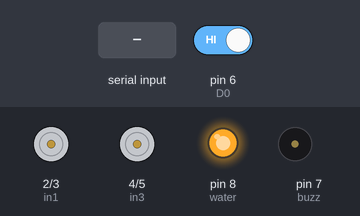
The sketch below on a simulated Arduino Uno, built with avr-gcc and run on an emulated ATmega328P. On the bench: motor-driver pin pairs drawn as motors (green arrow = first pin HIGH = forward, orange = second pin HIGH = backward, longer = more drive), output pins drawn as LEDs (lit = HIGH), buzzer (waves = sounding). The test bench sets the inputs (shaded band); at power-on: pin 6 (D0) HIGH. Pins used as bus, display or sensor lines are not drawn; what the sketch prints to the serial monitor is not drawn.

Above: at 1.2 s.
1.3 s: pin 6 (D0) driven LOW
At 2.0 s:
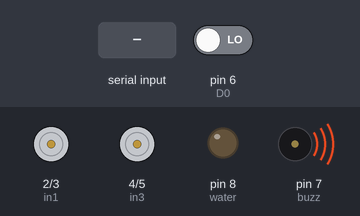
2.8 s: "F" received over Serial
At 3.1 s:
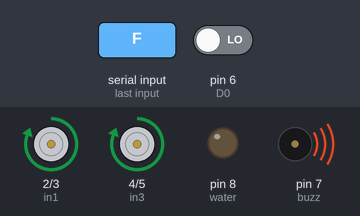
4.3 s: "B" received over Serial
At 5.4 s:
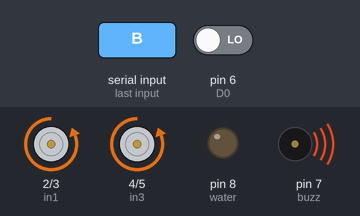
5.8 s: "L" received over Serial
At 6.5 s:
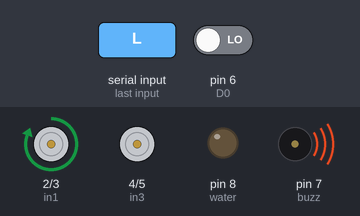
7.3 s: pin 6 (D0) driven HIGH
At 7.8 s:
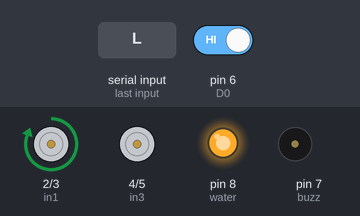
9.0 s: "R" received over Serial
At 10.2 s:
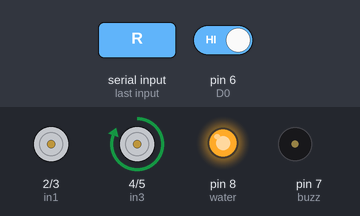
Timing chart, 0 to 11.5 s (numbered marks = the images above; inputs shaded):
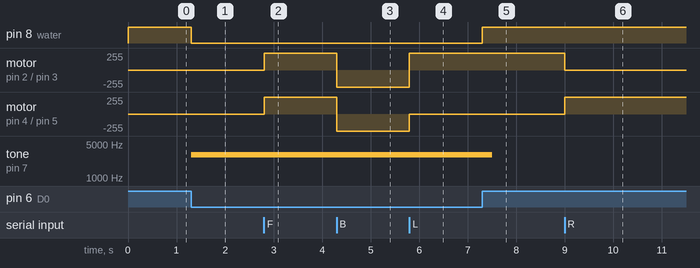

Measured:
- after the input at 1.3 s, pin 8 (water): HIGH → LOW at once; tone on pin 7 (buzz): silent → 3000 Hz at once
- after the input at 2.8 s, motor on pin 2 (in1) / pin 3 (in2), motor on pin 4 (in3) / pin 5 (in4): stopped → forward 255/255 at once
- after the input at 4.3 s, motor on pin 2 (in1) / pin 3 (in2), motor on pin 4 (in3) / pin 5 (in4): forward 255/255 → backward 255/255 at once
- after the input at 5.8 s, motor on pin 2 (in1) / pin 3 (in2): backward 255/255 → forward 255/255 at once; motor on pin 4 (in3) / pin 5 (in4): backward 255/255 → stopped at once
- after the input at 7.3 s, pin 8 (water): LOW → HIGH at once; tone on pin 7 (buzz): 3000 Hz → silent after 0.20 s
- after the input at 9.0 s, motor on pin 2 (in1) / pin 3 (in2): forward 255/255 → stopped at once; motor on pin 4 (in3) / pin 5 (in4): stopped → forward 255/255 at once

The sketch:

car.ino
```cpp
const int in1 = 2;
const int in2 = 3;
const int in3 = 4;
const int in4 = 5;
int buzz = 7;
int D0 = 6;
int water = 8;
int flame;
int reading;
void setup() {
pinMode(2, OUTPUT);
pinMode(3, OUTPUT);
pinMode(4, OUTPUT);
pinMode(5, OUTPUT);
pinMode(8, OUTPUT);
Serial.begin(9600);
pinMode(buzz, OUTPUT);
pinMode(D0, INPUT);

}

void loop() {
flame=digitalRead(D0);
Serial.println(flame);
if(flame==LOW) //high
{
digitalWrite(buzz, HIGH);
digitalWrite(water, LOW);
tone(7, 3000);
tone(7, 3000, 200);
}
else
{
digitalWrite(buzz, LOW);
digitalWrite(water, HIGH);

}
 if(Serial.available()>0)
{
 reading = Serial.read();
  switch(reading){
  case 'F': forward(); break;
  case 'B': back();    break;
  case 'L': left();    break;
  case 'R': right();   break;
  case 'S': stopp();   break;
  case 'V': horn();    break;
}
}
}

void forward(){
  digitalWrite(in1, HIGH);
  digitalWrite(in2, LOW);
  digitalWrite(in3, HIGH);
  digitalWrite(in4, LOW);
}
void back(){
  digitalWrite(in1, LOW);
  digitalWrite(in2, HIGH);
  digitalWrite(in3, LOW);
  digitalWrite(in4, HIGH);
}
void right(){
  digitalWrite(in1, LOW);
  digitalWrite(in2, LOW);
  digitalWrite(in3, HIGH);
  digitalWrite(in4, LOW);
}
void left(){
  digitalWrite(in1, HIGH);
  digitalWrite(in2, LOW);
  digitalWrite(in3, LOW);
  digitalWrite(in4, LOW);
}
void stopp(){
  digitalWrite(in1, LOW);
  digitalWrite(in2, LOW);
  digitalWrite(in3, LOW);
  digitalWrite(in4, LOW);
}
void horn(){
  digitalWrite(7, HIGH);
  delay(1000);
   digitalWrite(7, LOW);
}
```
